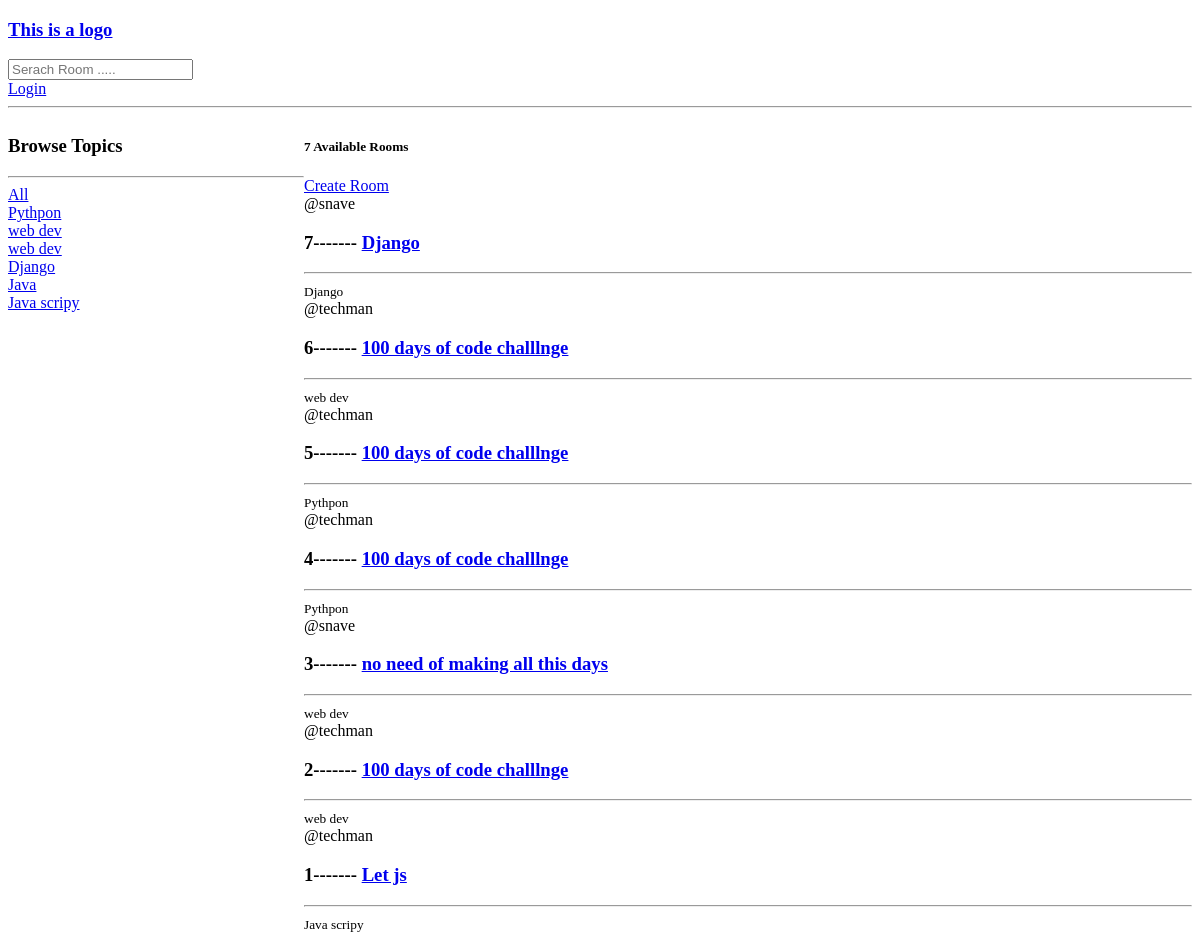
Before: / with the older database file.
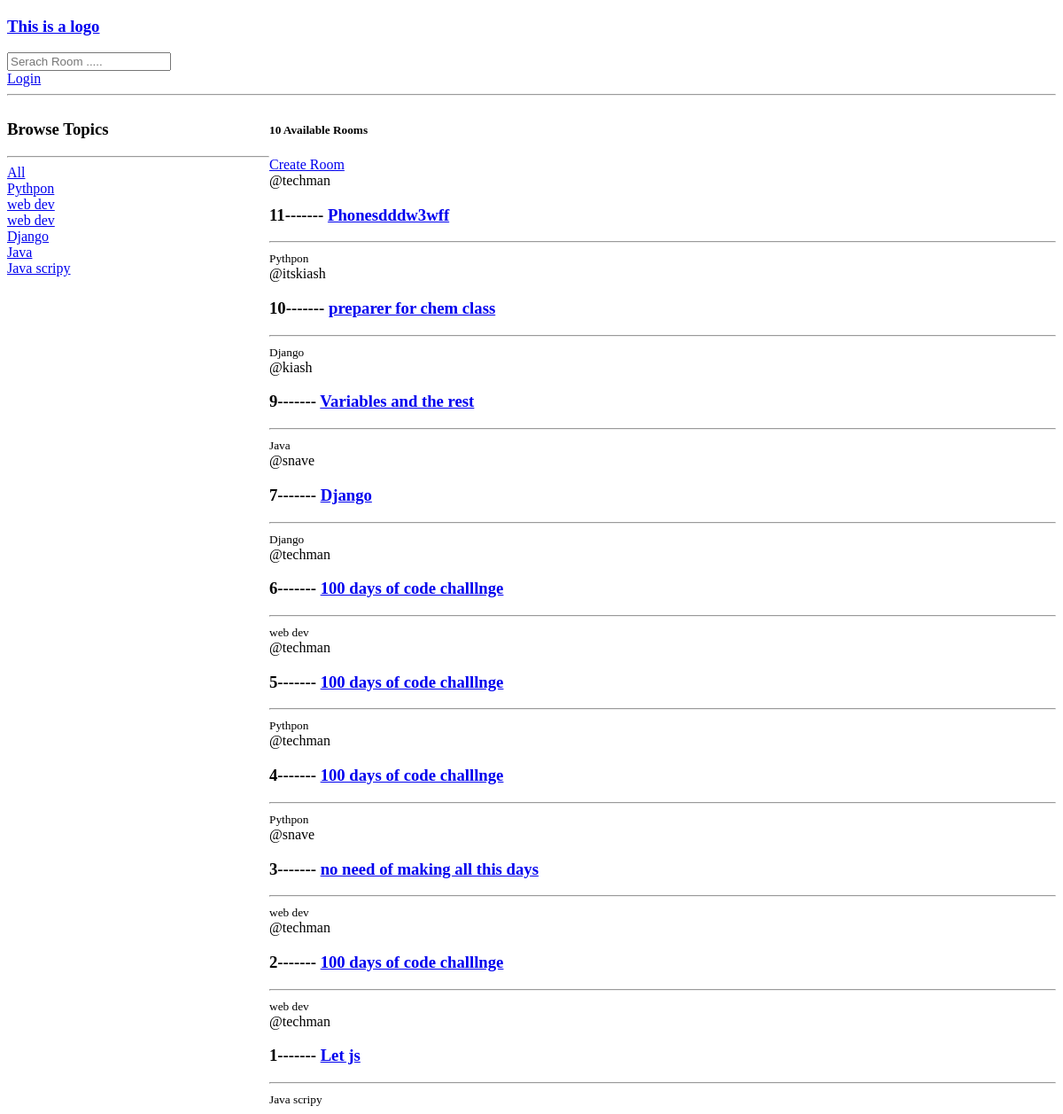
After: the same page with the newer database file.
### core/models.py (models this page shows, shortened)
class Topic(models.Model):
    name = models.CharField(max_length=200,null=True,blank=True)

class Room(models.Model):
    host=models.ForeignKey(User,on_delete=models.CASCADE,null=True,blank=True)
    topic=models.ForeignKey(Topic,on_delete=models.SET_NULL,null=True)
    name = models.CharField(max_length=255,null=True,blank=True)
    description = models.TextField(max_length=1000,null=True,blank=True)
    participants = models.ManyToManyField(User,related_name='participants',blank=True)
    updated = models.DateTimeField(auto_now=True)
    created = models.DateTimeField(auto_now_add=True)
    class Meta:
        ordering = ['-created' , '-updated']

### core/views.py (the view)
# urls.py: 2. Add a URL to urlpatterns:  path('', views.home, name='home')
def home(request):
    q=request.GET.get('q') if request.GET.get('q') else ''
    rooms=Room.objects.filter(
        Q(topic__name__icontains=q) |
        Q(name__icontains=q) |
        Q(description__icontains=q)
    )
    topics=Topic.objects.all()
    room_count=rooms.count()
    context={
        'rooms':rooms,
        'topics':topics,
        'room_count':room_count,
    }
    return render(request,'core/home.html',context)

### core/templates/core/home.html (shortened to what this page needs)
{% extends 'base.html' %}
{% load static %}
{% block content %}
<div class="home-container">
    <div>
        <h3>Browse Topics</h3>
        <hr>
        <div>
            <a href="{% url 'core:home' %}">All</a>
        </div>
        {% for topic in topics %}
        <div>
            <a href="{% url 'core:home' %}?q={{topic.name}}">{{topic.name}}</a>
        </div>
        {% endfor %}
    </div>
    <div>
        <h5>{{room_count}} Available Rooms</h5>
        <a href="{% url 'core:create-room' %}">Create Room</a>
        <div>
            {% for room in rooms %}
            <div>
                <div>
                    <span>@{{room.host.username}}</span>
                    <h3> {{room.id}}-------   <a href="{%  url 'core:room' room.id %}">{{room.name}}</a> </h3>
                    <hr>
                    <small>{{room.topic.name}}</small>
                </div>
            </div>
            {% endfor %}
        </div>
    </div>
</div>
{%  endblock %}

### frontend/templates/base.html (shortened to what this page needs)
{% load static  %}
<!DOCTYPE html>
<html lang="en">
<head>
    <link rel="stylesheet" href="{% static 'css/main.css' %}">
</head>
<body>
    {% include 'nav.html' %}
    {%   block content %}
    {% endblock %}
</body>
</html>

### frontend/templates/nav.html
<h3><a href="{% url 'core:home' %}">This is a logo</a></h3>
<form action="{%url 'core:home' %}" method="GET">
    <input type="text" name="q" id="" placeholder="Serach Room .....">
</form>
{% if request.user.is_authenticated  %}
<p>Hello {{request.user}}</p>
    <a href="{% url 'core:logout' %}">Logout</a>
{% else %}
    <a href="{% url 'core:login' %}">Login</a>
{% endif %}
<hr>

### frontend/static/css/main.css (style rules this page uses)
body { background-color: white; }

### core/templates/core/home.html (style rules this page uses)
.home-container { display: grid; grid-template-columns: 1fr 3fr; }

Changed rows visible on the page:
added Room: host.username "techman", id "11", name "Phonesdddw3wff", topic.name "Pythpon"
added Room: host.username "itskiash", id "10", name "preparer for chem class", topic.name "Django"
added Room: host.username "kiash", id "9", name "Variables and the rest", topic.name "Java"
Other visible differences:
{{ room_count }}: "7" → "10"
